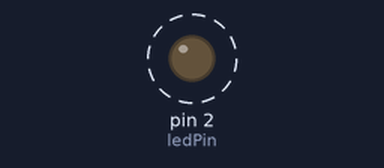
The sketch below on a simulated Arduino Uno, built with avr-gcc and run on an emulated ATmega328P. Parts: output pins drawn as LEDs (lit = HIGH). Dashed ring = blinking.

Above: at 0.2 s.
Timing chart, 0 to 3.0 s (numbered marks = the images above):
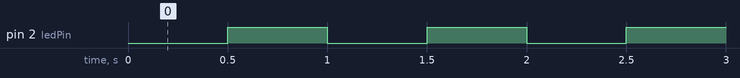

Measured:
- by itself, pin 2 (ledPin): alternates HIGH for 0.50 s and LOW for 0.50 s

The sketch:

led_millis_1hz.ino.ino
```cpp
const int ledPin = 2;
unsigned long previousTime = 0;
const unsigned long interval = 500; // 500ms翻转一次，周期1s，频率1Hz
bool ledState = LOW;

void setup() {
  pinMode(ledPin, OUTPUT);
}

void loop() {
  unsigned long currentTime = millis();
  // 判断是否达到翻转时间
  if (currentTime - previousTime >= interval) {
    previousTime = currentTime;
    ledState = !ledState;
    digitalWrite(ledPin, ledState);
  }
}
```
